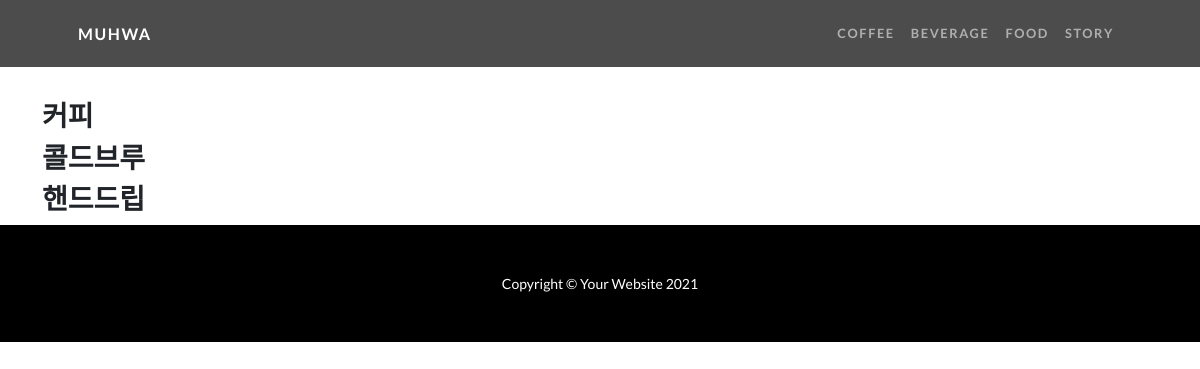
The app's page /menu/coffee/, older data.
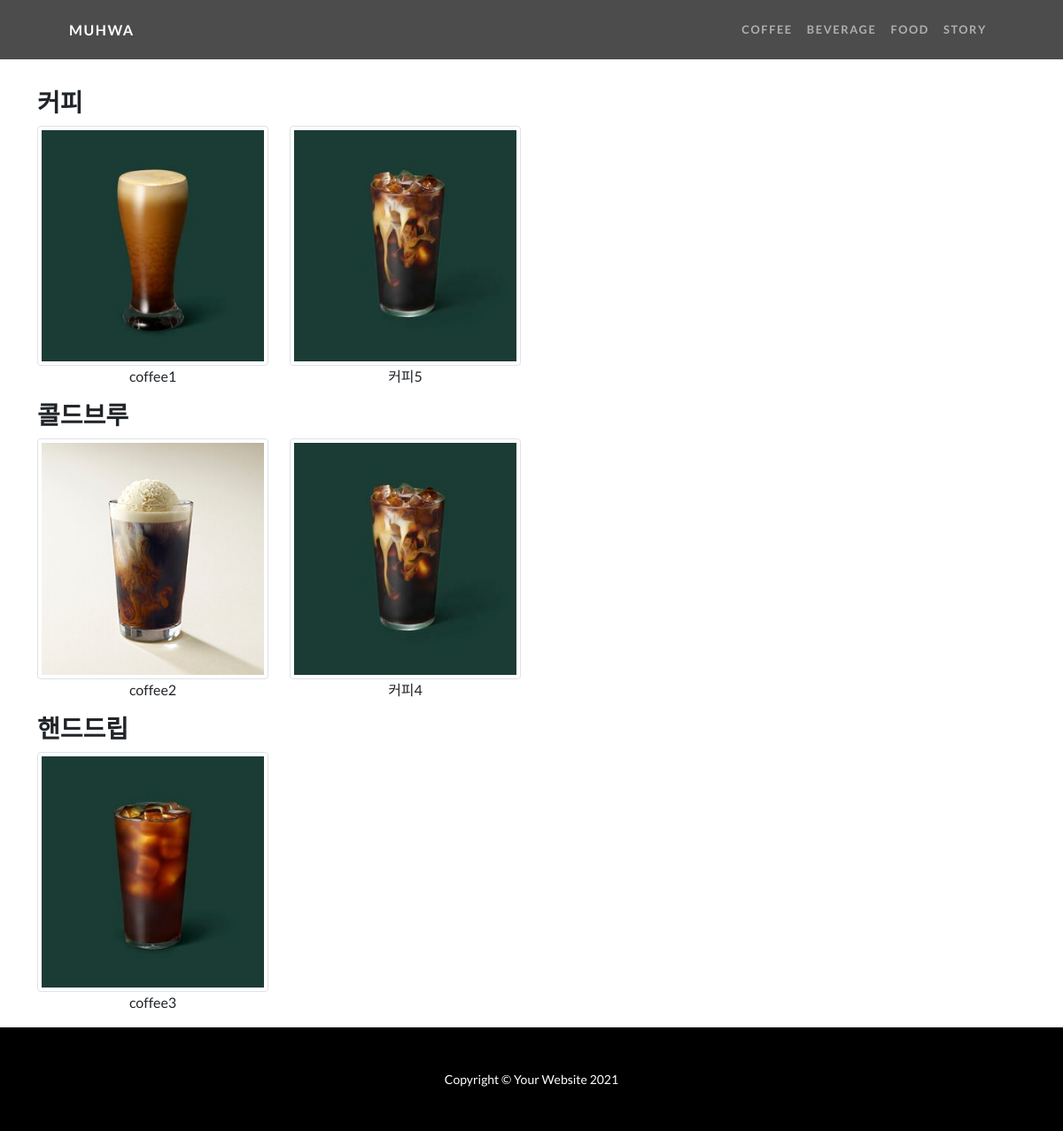
The same page, newer data.
### menu/models.py (models this page shows, shortened)
class Coffee(models.Model):
  title = models.CharField(max_length=100)
  sub_cate = models.CharField(max_length=100, default='')
  photo = models.ImageField(upload_to='coffee/%Y/%m/%d', default='coffee/no_image.png')
  desc = models.TextField()
  class Meta:
    ordering = ['title']

### menu/views.py (the view)
# urls.py: path('coffee/', CoffeeListView.as_view(), name='coffee'),
class CoffeeListView(ListView):
  model = Coffee
  template_name = 'menu/coffee.html'
  context_object_name = 'coffee_list'

### home/templates/menu/coffee.html (shortened to what this page needs)
{% extends 'base.html' %}
{% block header %}
<div style="height:100px;"></div>
{% endblock %}
{% block contents %}
<div class="container">
  <div class="row">
    <h3>커피</h3>
    {% for coffee in coffee_list %}
      {% if coffee.sub_cate == '커피'%}
      <div class="col col-sm-3">
        <img src="{{coffee.photo.url}}" class="img-thumbnail" alt="">
        <p class="text-center">{{coffee.title}}</p>
      </div>
      {% endif %}
    {% endfor %}
  </div>
  <div class="row">
    <h3>콜드브루</h3>
    {% for coffee in coffee_list %}
      {% if coffee.sub_cate == '콜드브루'%}
      <div class="col col-sm-3">
        <img src="{{coffee.photo.url}}" class="img-thumbnail" alt="">
        <p class="text-center">{{coffee.title}}</p>
      </div>
      {% endif %}
    {% endfor %}
  </div>
  <div class="row">
    <h3>핸드드립</h3>
    {% for coffee in coffee_list %}
      {% if coffee.sub_cate == '핸드드립'%}
      <div class="col col-sm-3">
        <img src="{{coffee.photo.url}}" class="img-thumbnail" alt="">
        <p class="text-center">{{coffee.title}}</p>
      </div>
      {% endif %}
    {% endfor %}
  </div>
</div>
{% endblock %}

### templates/base.html (shortened to what this page needs)
<!DOCTYPE html>
<html lang="ko">
  <head>
    {% load static %}
    <link href="{% static 'css/styles.css' %}" rel="stylesheet" />
  </head>
  <body id="page-top">
    <nav class="navbar navbar-expand-lg navbar-dark navbar-custom fixed-top">
        <div class="container px-5">
            <a class="navbar-brand" href="{% url 'home:index'%}">MUHWA</a>
            <div class="collapse navbar-collapse" id="navbarResponsive">
                <ul class="navbar-nav ms-auto">
                    <li class="nav-item"><a class="nav-link" href="{% url 'menu:coffee' %}">COFFEE</a></li>
                    <li class="nav-item"><a class="nav-link" href="{% url 'menu:beverage' %}">BEVERAGE</a></li>
                    <li class="nav-item"><a class="nav-link" href="{% url 'menu:food' %}">FOOD</a></li>
                    <li class="nav-item"><a class="nav-link" href="#!">STORY</a></li>
                </ul>
            </div>
        </div>
    </nav>
    {% block header %}
    {% endblock %}
    {% block contents %}
    {% endblock %}
    <footer class="py-5 bg-black">
        <div class="container px-5"><p class="m-0 text-center text-white small">Copyright &copy; Your Website 2021</p></div>
    </footer>
  </body>
</html>

Row changes from the older to the newer data that the page shows:
now on this page (row edited): Coffee: photo (picture), title "coffee1", shown under "커피"
added Coffee: photo (picture), title "커피5", shown under "커피"
now on this page (row edited): Coffee: photo (picture), title "coffee2", shown under "콜드브루"
added Coffee: photo (picture), title "커피4", shown under "콜드브루"
now on this page (row edited): Coffee: photo (picture), title "coffee3", shown under "핸드드립"
